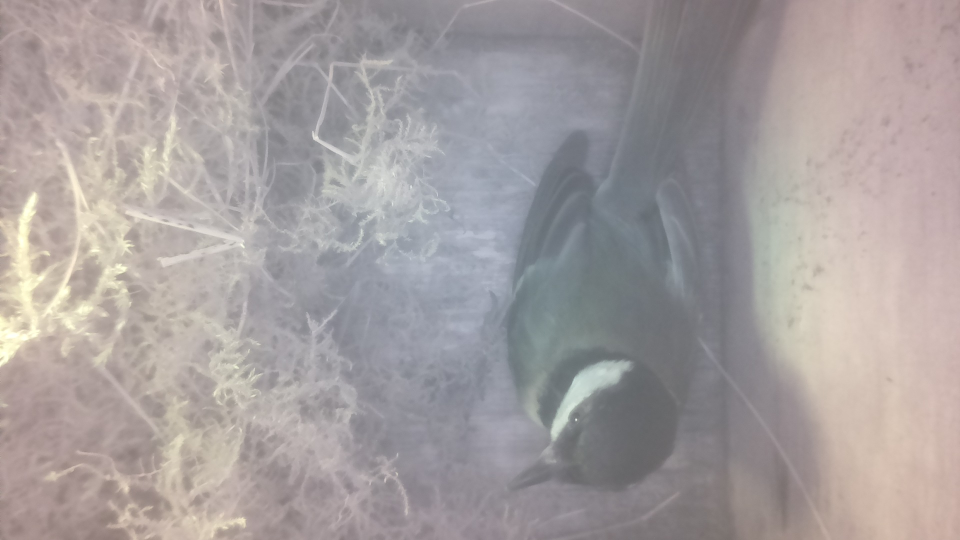
#> input picture process-images/nest-in-progress/basetest-bird.jpg, 1920 x 1080 px (shown at 1/2 size)
$ python create-images.py
#> lines starting #> are read from the running program, lines starting #| are printed output that depends on the picture; after the words box and inside, x2 and y2 are one past the last pixel; in counts of white or black regions, pixels touching at a corner belong together
import cv2
import numpy as np
import os

# --- Setup ---
# Replace these with your actual filenames for testing
INPUT_IMAGE = 'basetest-bird.jpg'
BASELINE_IMAGE = 'baseline.jpg'
OUTPUT_DIR = 'analysis_steps/'
os.makedirs(OUTPUT_DIR, exist_ok=True)

# Settings from your original script
DIFF_THRESHOLD = 35
MIN_BIRD_AREA = 2000

def save_step(name, img):
    path = os.path.join(OUTPUT_DIR, f"{name}.jpg")
    cv2.imwrite(path, img)
    print(f"Saved: {path}")

def visualize_analysis():
    # 1. Load images in Grayscale
    img = cv2.imread(INPUT_IMAGE, cv2.IMREAD_GRAYSCALE)
#> img: shape (1080, 1920); min 99, max 255, mean 160.5
    base = cv2.imread(BASELINE_IMAGE, cv2.IMREAD_GRAYSCALE)
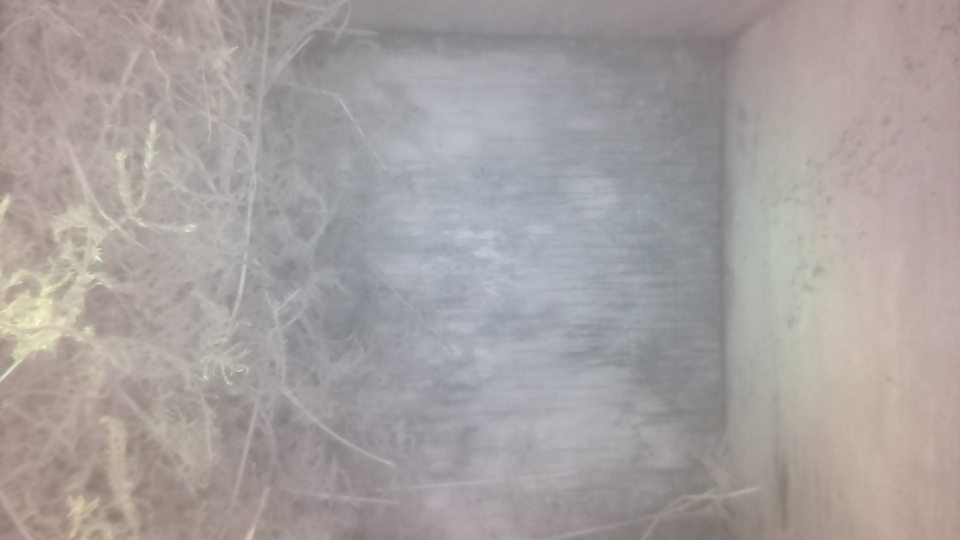
#> input picture process-images/nest-in-progress/baseline.jpg, 1920 x 1080 px (shown at 1/2 size)
#> base: shape (1080, 1920); min 110, max 250, mean 162.2

    if img is None or base is None:
        print("Error: Could not find input or baseline image.")
        return

    # STEP 1: Blurring (Noise Reduction)
    # We blur to stop the computer from over-reacting to tiny pixel grain.
    img_blur = cv2.GaussianBlur(img, (21, 21), 0)
    base_blur = cv2.GaussianBlur(base, (21, 21), 0)
    save_step("01_blurred_input", img_blur)

    # STEP 2: The Delta (Difference)
    # This subtracts the baseline from the current frame.
    # Only things that MOVED or CHANGED will be bright.
    frame_delta = cv2.absdiff(base_blur, img_blur)
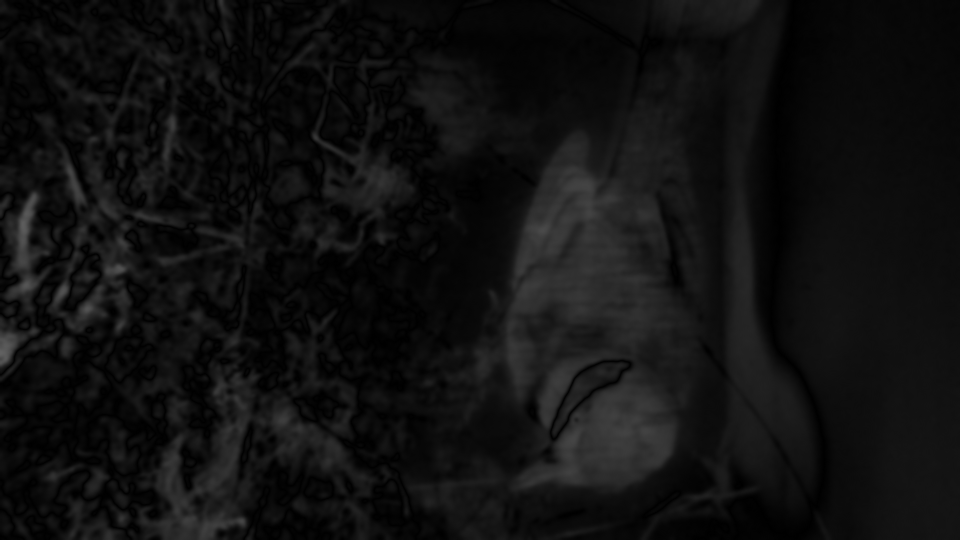
#> frame_delta: shape (1080, 1920) (shown at 1/2 size); min 0, max 97, mean 16.1
    save_step("02_difference_map", frame_delta)

    # STEP 3: Thresholding
    # We turn the delta into pure Black and White.
    # Anything above DIFF_THRESHOLD becomes white (255).
    _, thresh = cv2.threshold(frame_delta, DIFF_THRESHOLD, 255, cv2.THRESH_BINARY)
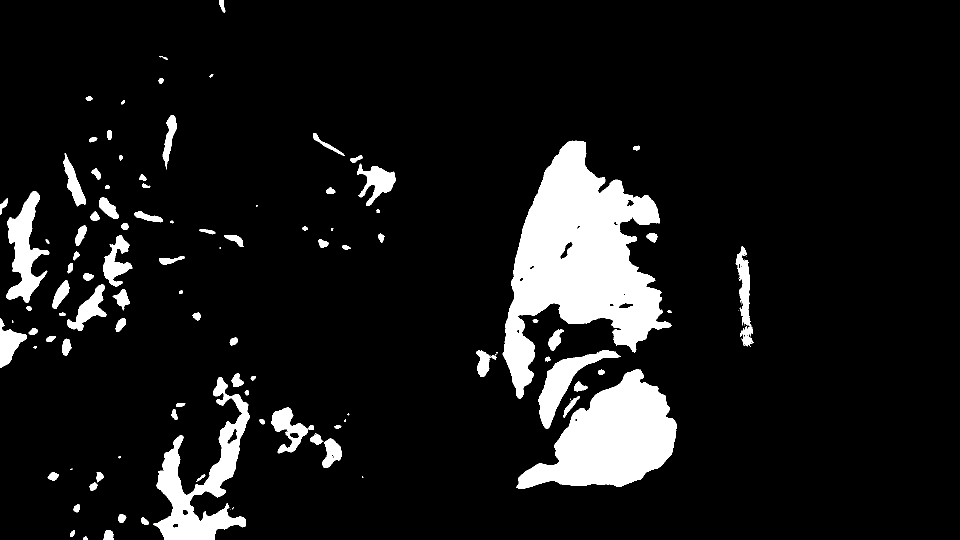
#> thresh: shape (1080, 1920) (shown at 1/2 size); 9.5% white; 130 white regions (38 under 20 px), largest, box (x1, y1, x2, y2) and area: (1005, 281, 1343, 797) 81362, (1032, 738, 1353, 977) 41589, (306, 754, 500, 1080) 20025
    # Dilate makes the white spots "thicker" to close gaps in the bird's shape
    thresh = cv2.dilate(thresh, None, iterations=2)
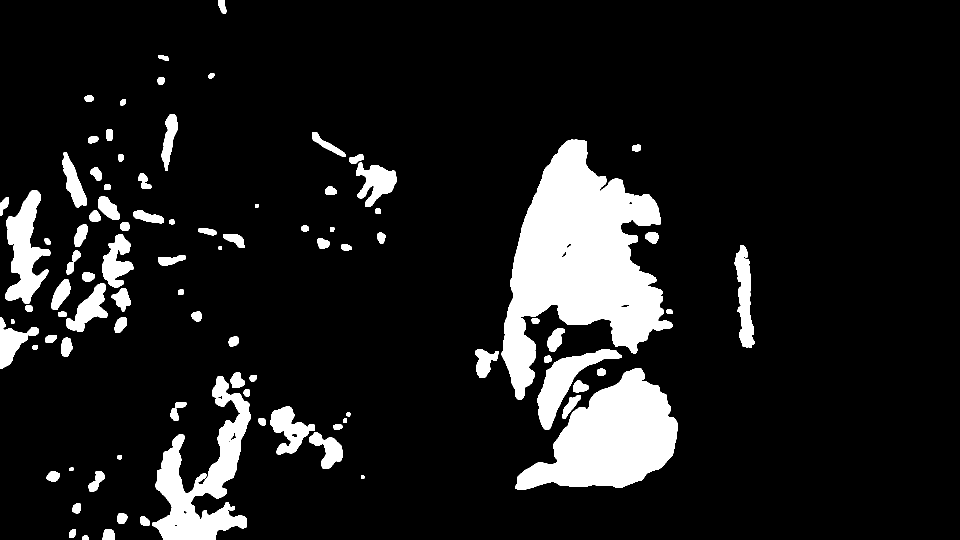
#> thresh: shape (1080, 1920) (shown at 1/2 size); 11.2% white; 93 white regions
    save_step("03_binary_threshold", thresh)

    # STEP 4: Final Detection (Contours)
    # We draw a green box around anything larger than MIN_BIRD_AREA.
    output_visual = cv2.cvtColor(img, cv2.COLOR_GRAY2BGR)
    contours, _ = cv2.findContours(thresh.copy(), cv2.RETR_EXTERNAL, cv2.CHAIN_APPROX_SIMPLE)
#> contours = 93 contours; largest, box (x1, y1, x2, y2) and area: (1003, 279, 1345, 799) 86593, (1030, 736, 1355, 979) 43662, (304, 752, 502, 1080) 23956, (10, 381, 101, 608) 9800, (1075, 698, 1244, 860) 8042

    for c in contours:
        area = cv2.contourArea(c)
        if area > MIN_BIRD_AREA:
            (x, y, w, h) = cv2.boundingRect(c)
            cv2.rectangle(output_visual, (x, y), (x + w, y + h), (0, 255, 0), 3)
            cv2.putText(output_visual, f"Area: {int(area)}", (x, y - 10),
                        cv2.FONT_HERSHEY_SIMPLEX, 0.7, (0, 255, 0), 2)
#> this loop made 93 passes
#> (area, x, y, w, h) on passes 12, 17, 22, 26, 29, 37, 45, 52, 56, 72, 78, 81: (2299.5, 618, 864, 68, 74), (4025, 541, 813, 89, 96), (23956, 304, 752, 198, 328), (43662.5, 1030, 736, 325, 243), (8042, 1075, 698, 169, 162), (3125.5, 0, 635, 78, 102), (3377, 132, 567, 83, 97), (4431, 1469, 490, 41, 206), (3512.5, 205, 469, 62, 106), (9800.5, 10, 381, 91, 227), (3767, 712, 325, 82, 89), (2327, 124, 305, 50, 110)
#> area on passes 1 to 6: 86.5, 424.5, 176, 265.5, 330, 254.5
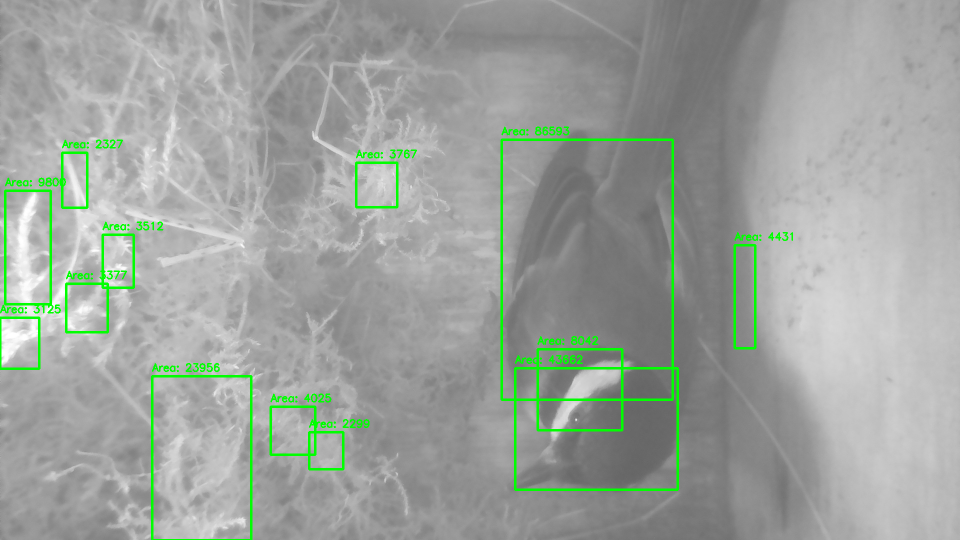
#> output_visual: shape (1080, 1920, 3) (shown at 1/2 size); mean B, G, R 156.6, 162.8, 156.6

    save_step("04_final_detection", output_visual)
    print("\nAnalysis Complete! Check the 'analysis_steps' folder.")

if __name__ == "__main__":
    visualize_analysis()
